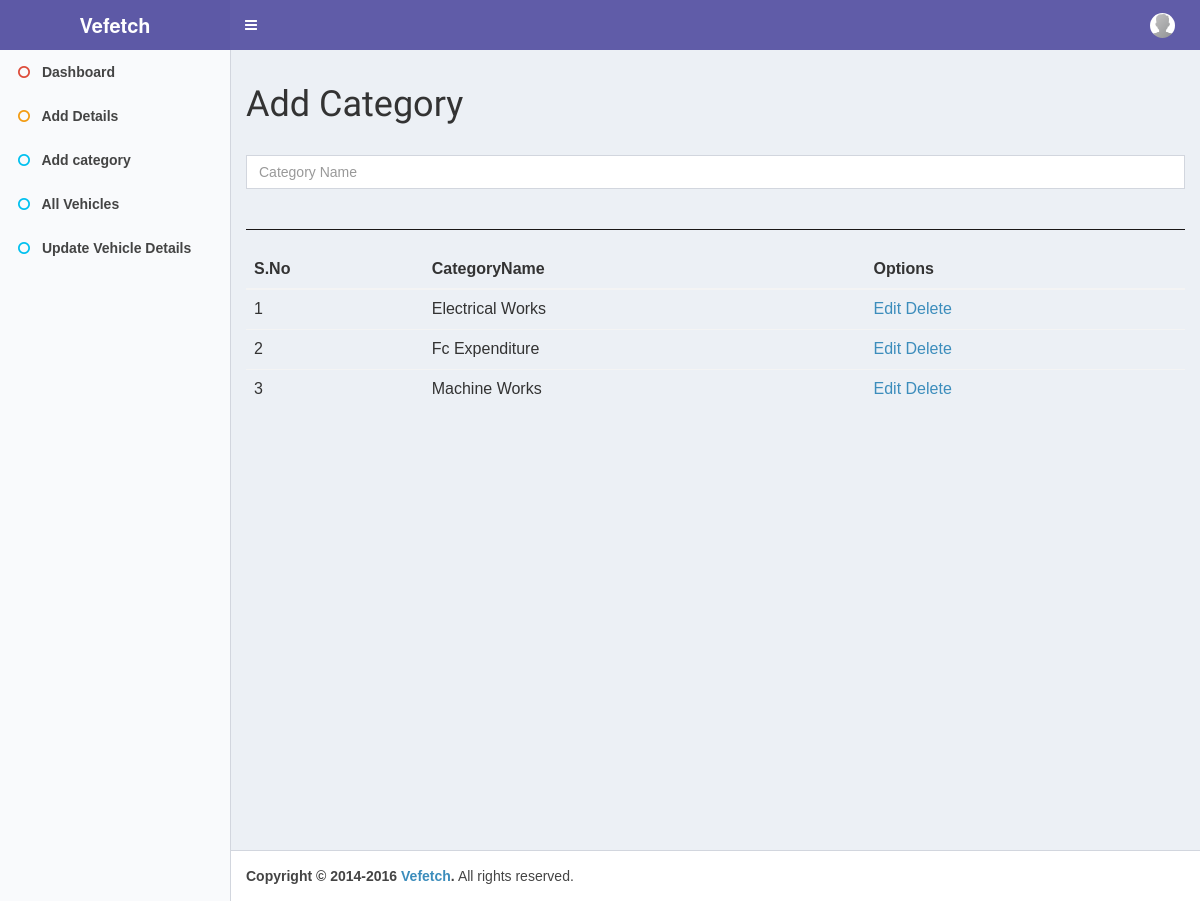
The app's page /view/add_catagory.php with its own data.
### tables this page shows
CREATE TABLE `catagory` (
  `id` int(10) NOT NULL,
  `catagory_name` varchar(255) NOT NULL
);

### model/db.php (called while the page is built, shortened)
<?php
	function db_connect(){
		$connection = mysqli_connect("localhost", "root", "", "vehicle_monitoring");
		return $connection;
	}
	function execute_query($query, $link){
		if(!empty($link)){
			return mysqli_query($link, $query);
		}else{
			return mysqli_query(db_connect(), $query);
		}
	}
	function get_array_from_object($result){
		return mysqli_fetch_array($result, MYSQLI_ASSOC);
	}
	function is__array($value){
		return is_array($value);
	}
	function emptty($value){
		return empty($value);
	}

### model/select.php (called while the page is built, shortened)
<?php
	function select($column_names, $table_name, $conditions, $con){
		$sql = get_select_query($column_names, $table_name, $conditions);
		if($result = execute_query($sql, $con)){
			while($row = get_array_from_object($result)) {
				$selected_rows[] = $row;
			}
			return $selected_rows;
		} else{
			return $selected_rows = "empty";
		}
	}
	function get_select_query($column_names, $table_name, $conditions){
		$column = parse_column($column_names);
		if(emptty($conditions)){
			$query = "SELECT ".$column." FROM ".$table_name;
		} else{
			$condition = parse_condition($conditions);
			$query = "SELECT ".$column." FROM ".$table_name . " WHERE ".$condition;
		}
		return $query;
	}
	function parse_column($column_names){
		if(is__array($column_names)){
			$i = 1;
			foreach ($column_names as $key => $column_name) {
				if($i == 1){
					$colum_sql = $column_name;
					++$i;
				} else{
					$colum_sql = $colum_sql.",".$column_name;
				}
			}
		} else{
			$colum_sql = $column_names;
		}
		return $colum_sql;
	}

### controller/add_catagory_controller.php (called while the page is built)
<?php
	include_once '../model/db.php';
	function get_total_catagory()
	{
		$conn=db_connect();
		return select("*","catagory","",$conn);
	}

### view/add_catagory.php (the view, shortened to what this page needs)
<?php include_once 'header.php'; ?>
	<div class="home_header">
		<h1>Add Category</h1>
		<br>
		<form method="post" action="../controller/add_catagory.php">
			<input type="textbox" name="catagory_name" pattern="[A-Za-z]{1,30}" maxlength="30" class="form-control" placeholder="Category Name" required autofocus><br/>
		</form>
		<hr style="border-top: 1px solid #191616">
	</div>
	<div class="home_content">
		<?php
			include_once '../controller/add_catagory_controller.php';
			$total_catagories = get_total_catagory();
			if($total_catagories != "empty"){
		?>
		<table class="table table-hover">
		<thead>
		<tr>
		<th><strong>S.No</strong></th>
		<th><strong>CategoryName</strong></th>
		<th><strong>Options</strong></th>
		</tr>
		</thead>
		<tbody>
		<?php
			$html_content = "";
			foreach ( $total_catagories as $key => $total_catagory) {
			$html_content = $html_content."<tr><td>".++$key."</td><td>".$total_catagory['catagory_name']."</td><td><a href='edit_catagory.php?id=".$total_catagory['id']."'>Edit</a> <a href='../controller/delete_catagory.php?id=".$total_catagory['id']."'>Delete</a></tr>";
			}
			echo $html_content;
			?>
			</tbody>
			</table>
			<?php }else{
			echo "please add some catagory";
			}
		?>
	</div>
<?php include_once 'footer.php'; ?>

### css/home.css (style rules this page uses)
* { margin:0;padding:0; }
body { background:#fff; font-family:Verdana,sans-serif; }

### records on screen
catagory: catagory_name "Electrical Works"
catagory: catagory_name "Fc Expenditure"
catagory: catagory_name "Machine Works"
